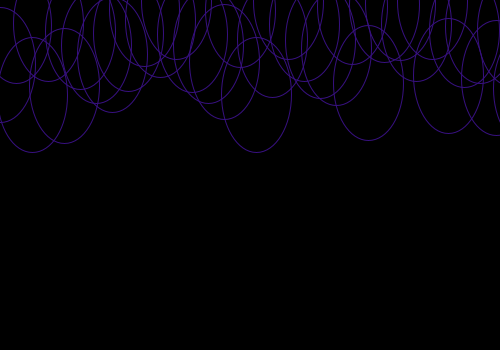
Frame 1 (no input)
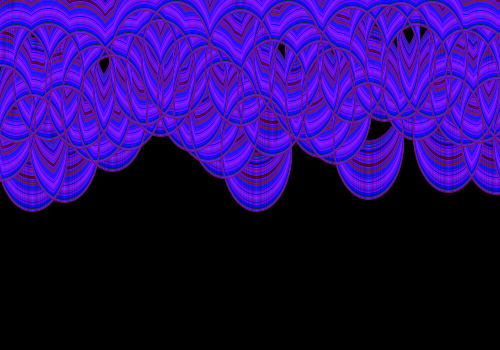
Frame 60 (the mouse pressed at the canvas centre just before this capture)
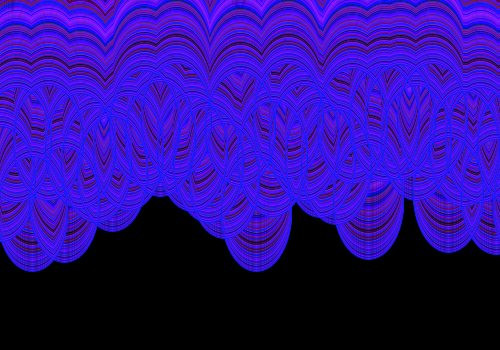
Frame 120 (the mouse held since frame 60 and released just before this capture)

The Processing sketch that drew these frames (run headless with seeded random() and noise(); from frame 60 on, the mouse is pressed at the canvas centre):

// Processing sketch: processing_177583
// ── processing_177583.pde

int num = 60; //number of circles
float[] y = new float[num]; //seeting up the array
  
void setup() {
  size(500, 350);
  smooth(50);
  background(0);
  
  for (int i = 0; i < y.length; i++) {
    y[i] = random(100); //width of line the ellipses come down in
  }
}
  
  
void draw() {
  stroke(random(150),random(40),random(500));
  noFill();
    
    
  for (int i = 0; i<y.length;i++) {
    ellipse((2*width/y.length) * i, y[i], 70, 115);
    y[i] = y[i]+1; //drags the ellipses down
    if (y[i] > height) y[i] = 0;
  }
}
